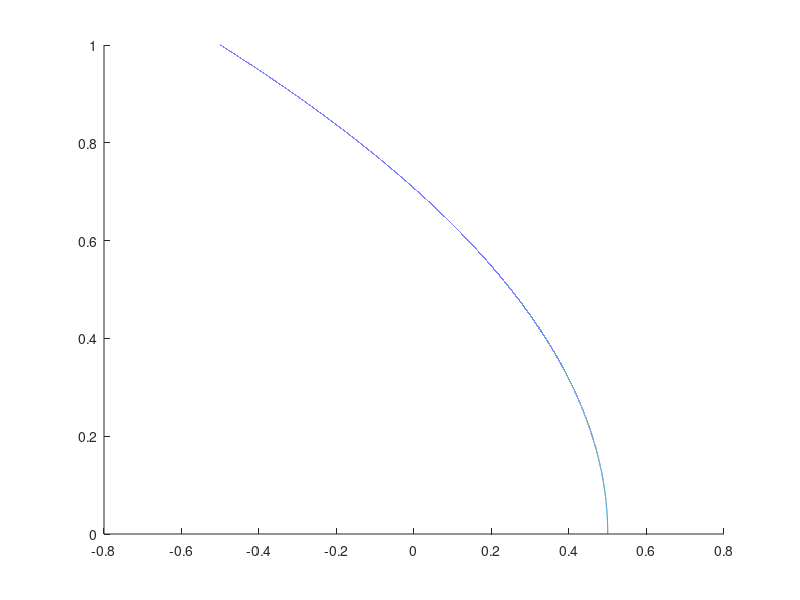

Write the MATLAB code that produced this figure.


N = 10^5;

Mu = linspace(-1,0,N)';

lambda_p = zeros(N,1);
lambda_n = zeros(N,1);

eigfun = @(mu,c)(...
    (mu+1/2+c*sqrt(mu))...
    );

for i = 1:N
    lambda_p(i) = eigfun(Mu(i), 1);
    lambda_n(i) = eigfun(Mu(i),-1);
end

%%
figure
hold on
plot(lambda_p)
%plot(lambda_n)